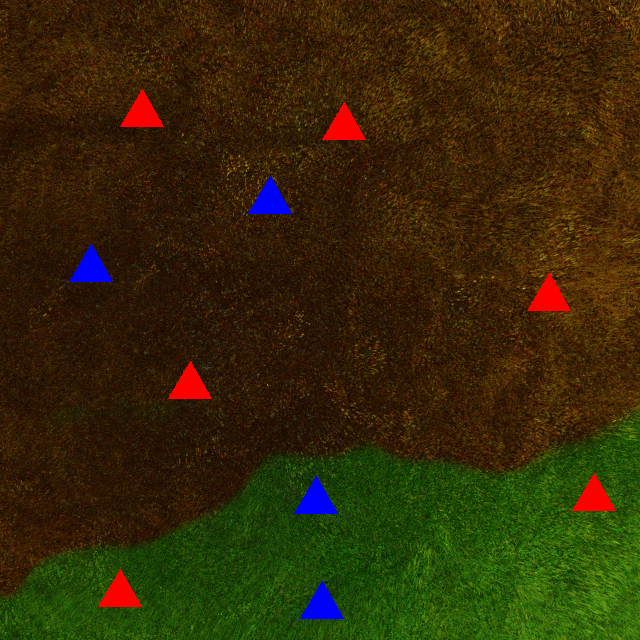
#> input picture photos/1.png, 640 x 640 px
$ python edgegradient.py
#> lines starting #> are read from the running program, lines starting #| are printed output that depends on the picture
import cv2 as cv
import numpy as np
img=cv.imread('photos/1.png')
#> img is the input picture: shape (640, 640, 3); mean B, G, R 7.3, 41.1, 52.4
cv.imshow('img', img)
gray=cv.cvtColor(img, cv.COLOR_BGR2GRAY)
#laplacian
lap=cv.Laplacian(gray, cv.CV_64F)
lap=np.uint8(np.absolute(lap))
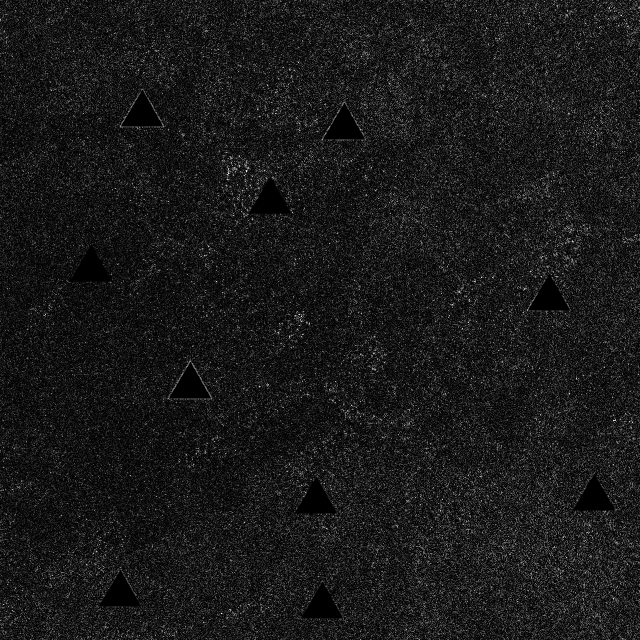
#> lap: shape (640, 640); min 0, max 252, mean 25.5
#sobel
sobelx= cv.Sobel(gray, cv.CV_64F, 1, 0)
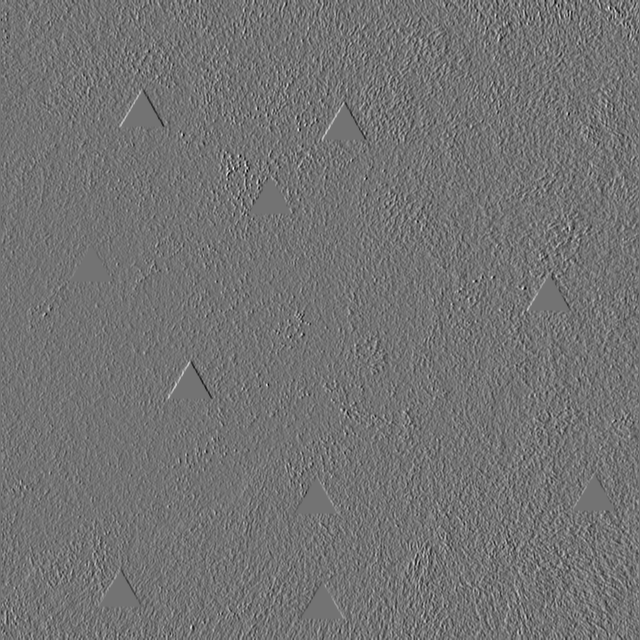
#> sobelx: shape (640, 640) float64; min -305, max 369, mean 0.3; drawn with min black and max white
sobely= cv.Sobel(gray, cv.CV_64F, 0, 1)
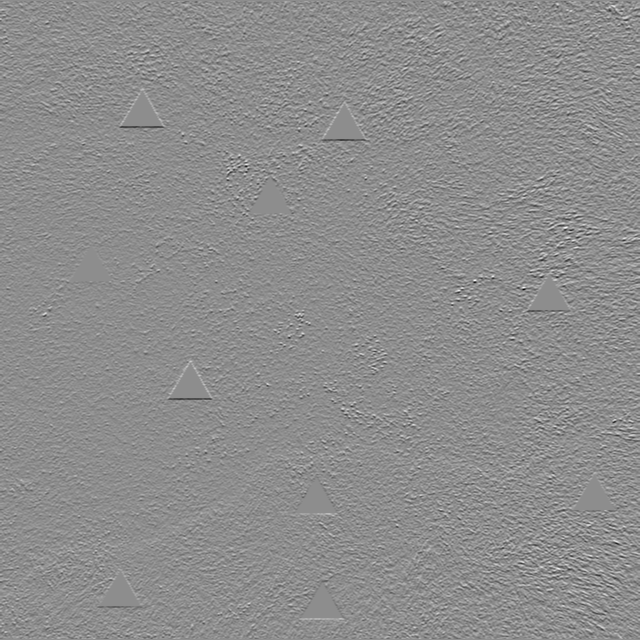
#> sobely: shape (640, 640) float64; min -450, max 362, mean 0.3; drawn with min black and max white
cv.imshow('sobelx', sobelx)
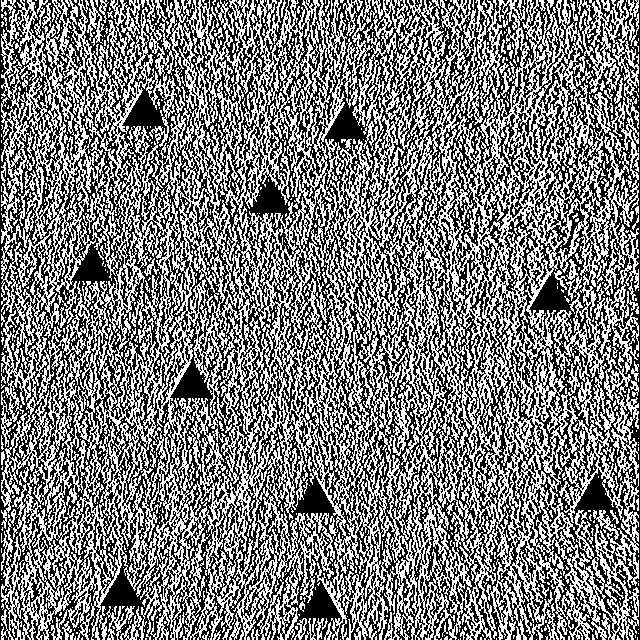
#> window 'sobelx': shape (640, 640); 48.7% white in thin lines or dots
cv.imshow('sobely', sobely)
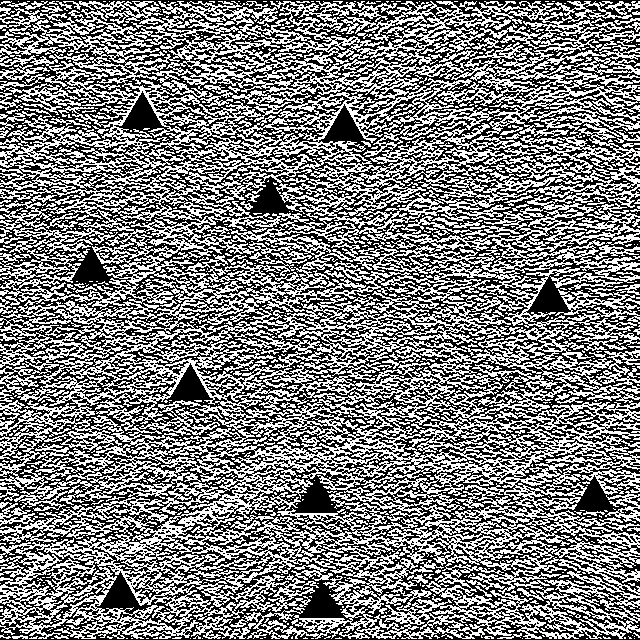
#> window 'sobely': shape (640, 640); 48.8% white in thin lines or dots
bitwiseor=cv.bitwise_or(sobelx, sobely)
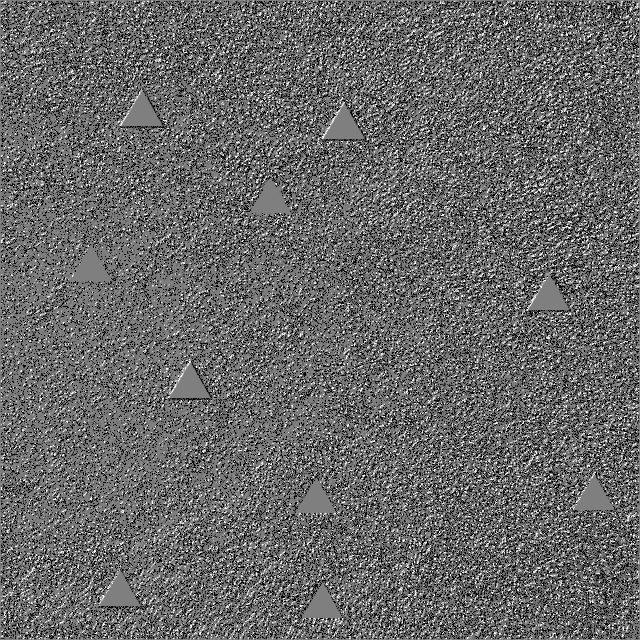
#> bitwiseor: shape (640, 640) float64; 3.96% of the values are NaN or infinite; the others: min -510, max 510, mean -76.3; drawn with min black, max white, NaN and infinite black
cv.imshow('bit',bitwiseor)
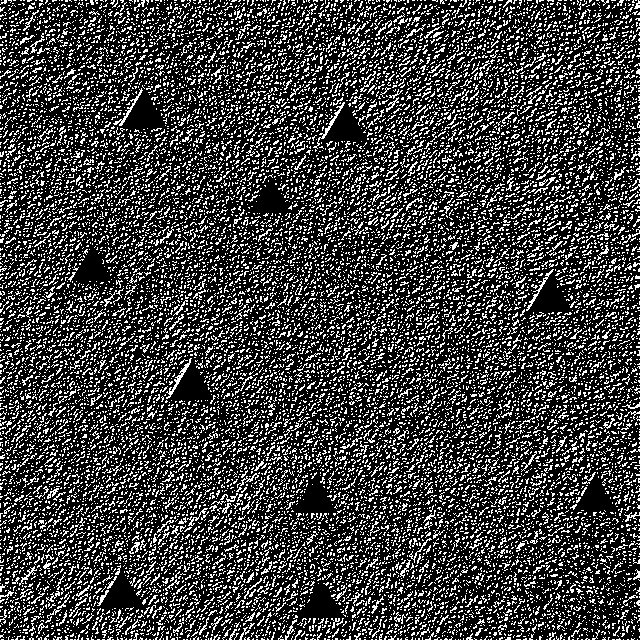
#> window 'bit': shape (640, 640); 24.7% white in thin lines or dots
cv.imshow('lap', lap)
cv.waitKey(0)

$ run again, with photos/10.png copied over photos/1.png
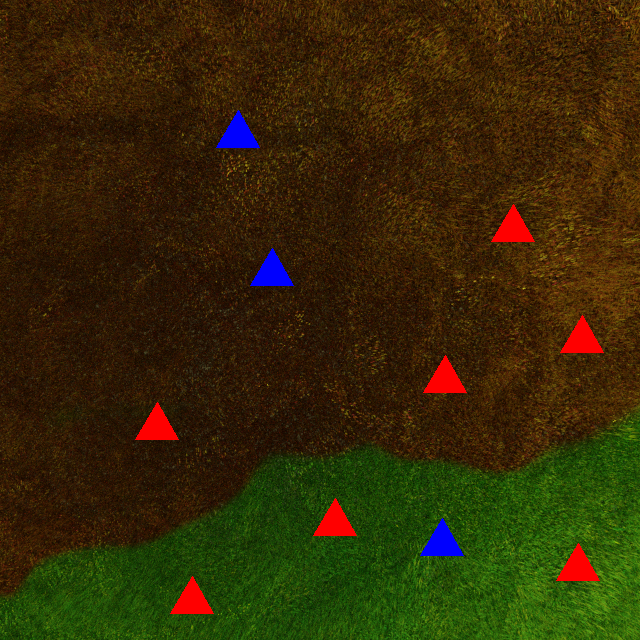
#> input picture photos/10.png, 640 x 640 px
#> img is the input picture: shape (640, 640, 3); mean B, G, R 6.8, 41, 52.9
#> `cv.imshow('sobelx', sobelx)`:
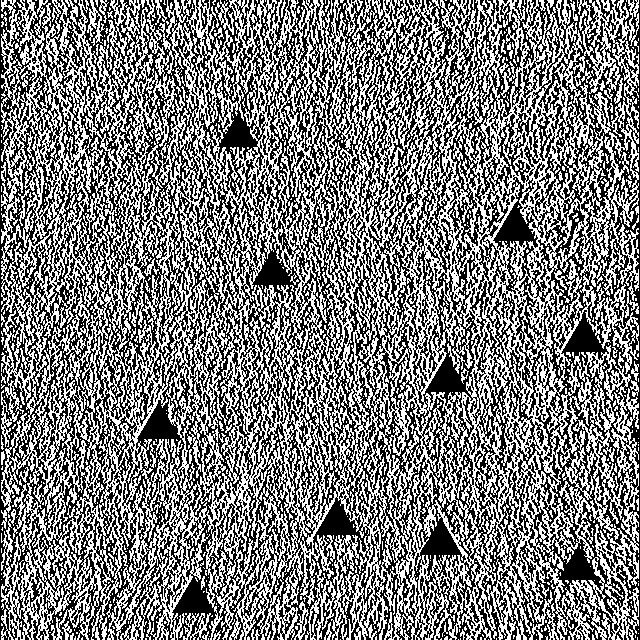
#> window 'sobelx': shape (640, 640); 48.7% white in thin lines or dots
#> `cv.imshow('bit',bitwiseor)`:
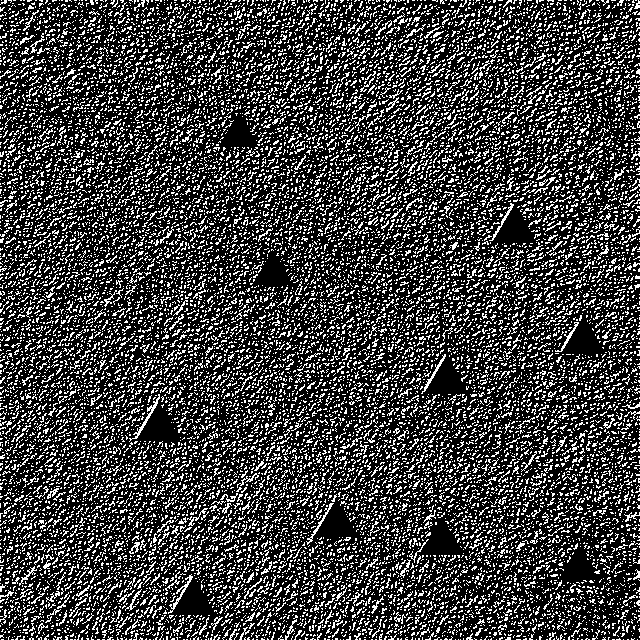
#> window 'bit': shape (640, 640); 24.8% white in thin lines or dots

$ run again, with photos/11.png copied over photos/1.png
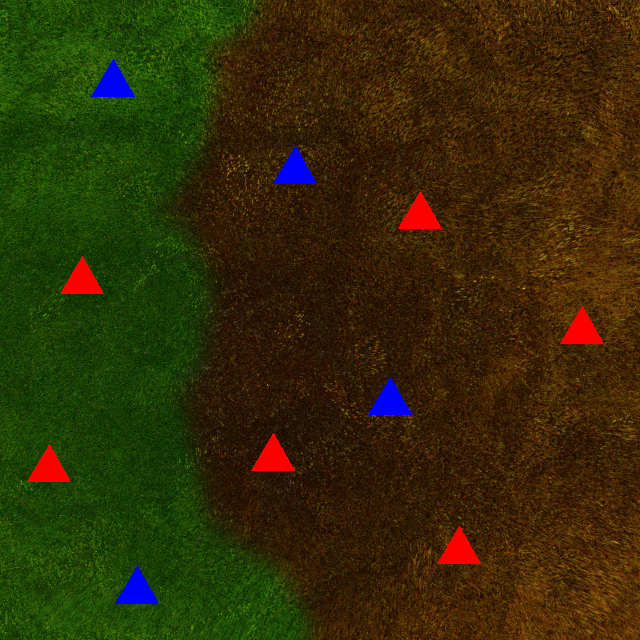
#> input picture photos/11.png, 640 x 640 px
#> img is the input picture: shape (640, 640, 3); mean B, G, R 7.3, 44.4, 51.2
#> `cv.imshow('sobelx', sobelx)`:
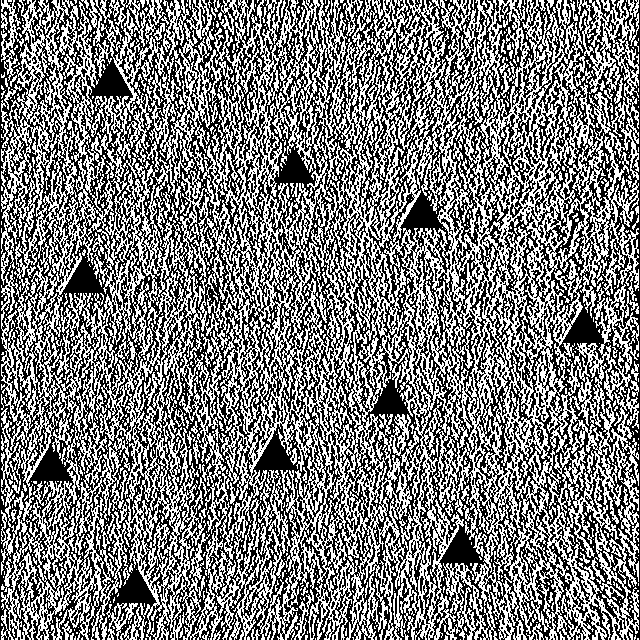
#> window 'sobelx': shape (640, 640); 48.4% white in thin lines or dots
#> `cv.imshow('bit',bitwiseor)`:
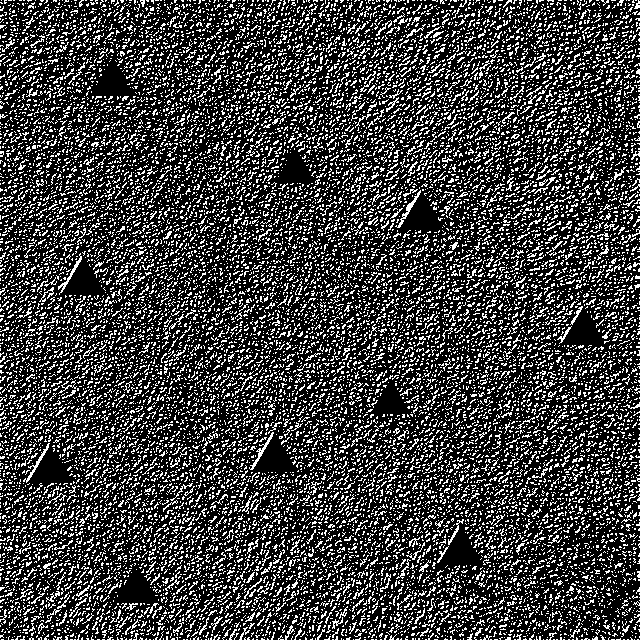
#> window 'bit': shape (640, 640); 24.4% white in thin lines or dots

$ run again, with photos/2.png copied over photos/1.png
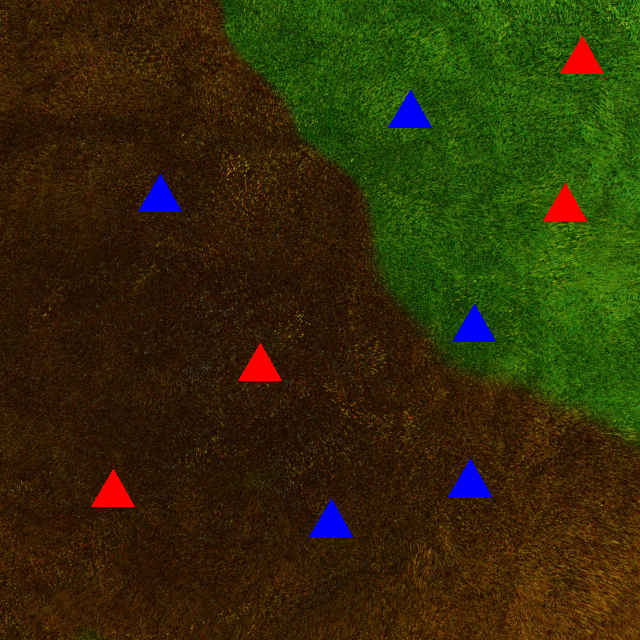
#> input picture photos/2.png, 640 x 640 px
#> img is the input picture: shape (640, 640, 3); mean B, G, R 8.1, 44.6, 49.8
#> `cv.imshow('bit',bitwiseor)`:
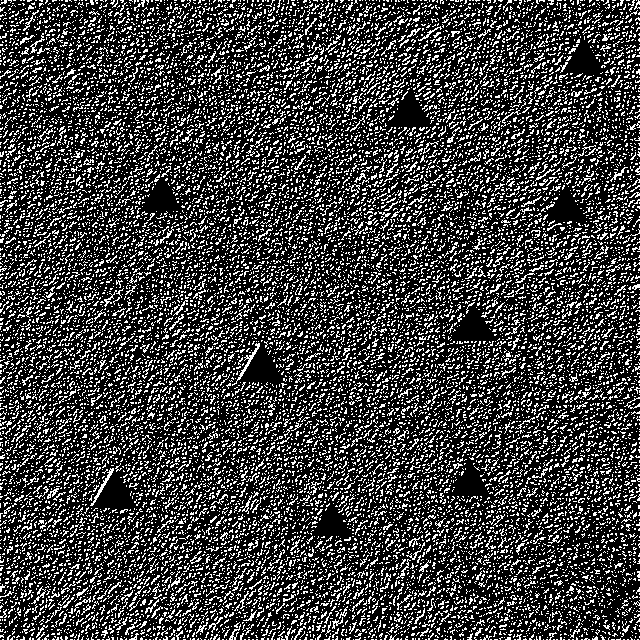
#> window 'bit': shape (640, 640); 24.5% white in thin lines or dots
